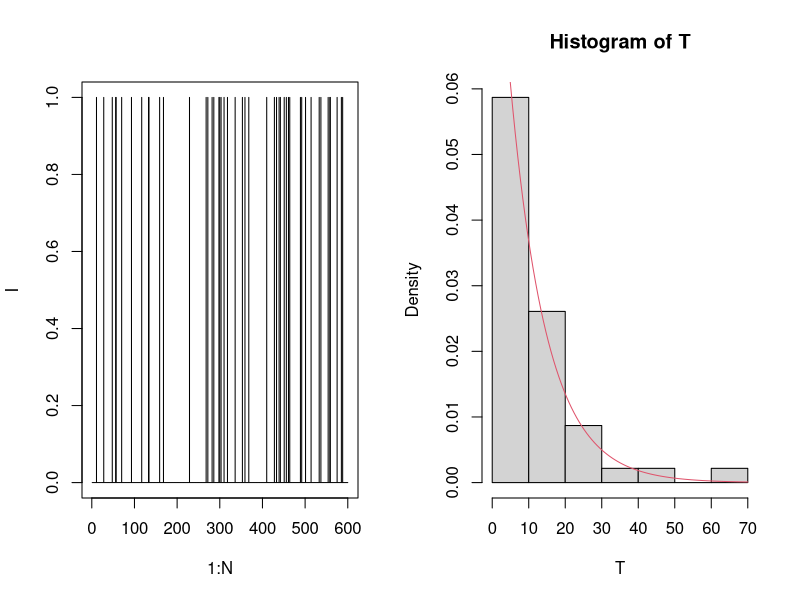

Write R code to recreate this figure.
## ---- chunk 1
# Simulate random arrivals and inter-arrival time

N <- 600  # total simulation time
p <- .1   # prob of occurrence per unit time

set.seed(0)  

# I[t] = 1 if an event occurs in time t 
I <- 1* (runif(N) < p)  

par(mfrow=c(1,2))

# plot the random occurrence
plot(1:N, I, type = "h")

# inter-arrival time
T <- diff( (1:N)[I==1] )

# distribution if waiting time  
hist(T, prob=TRUE)

# Overlay the exponential function
curve(exp(-x/10)/10, col = 2, add = TRUE)
